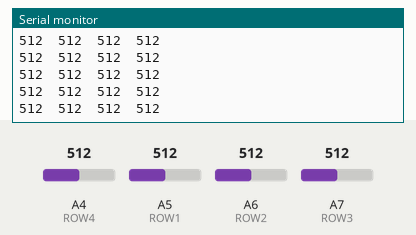
The sketch below on a simulated Arduino Mega 2560, built with avr-gcc and run on an emulated ATmega2560. Shown: the last lines printed to the serial monitor. The inputs (shaded band) are chosen by the test bench; at power-on: A4 (ROW4) = 512, A5 (ROW1) = 512, A6 (ROW2) = 512, A7 (ROW3) = 512.

Above: at 1.2 s.
1.3 s: A4 (ROW4) set to 105
At 1.49 s:
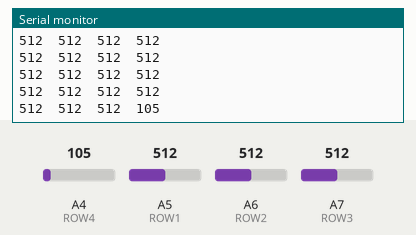
2.8 s: A4 (ROW4) set to 92
At 2.99 s:
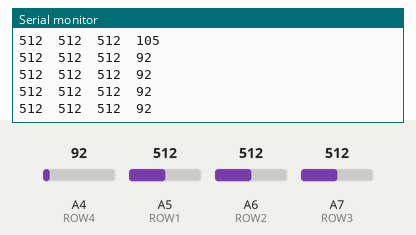
Timing chart, 0 to 5.8 s (numbered marks = the images above; inputs shaded):
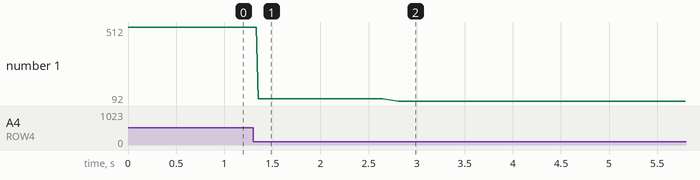

Measured:
- after the input at 1.3 s, the serial monitor: prints a new line after 0.05 s (image 1)
- after the input at 2.8 s, the serial monitor: prints a new line at once (image 2)
- plotted number 1: 512 → 105 after the input at 1.3 s, 105 → 92 after the input at 2.8 s

The sketch:

main.ino
```cpp
/* Scan pressed key, store in char c, and print to Serial Monitor */

#include "keypad.h"

void setup() {
  keypad_init(100); // 0 ~ 350
  Serial.begin(9600);
}

void loop() {

  //char c = scan_input();
  //if (c != '\0')
     //Serial.print(c);
  scan_input_debug();
  Serial.println();Serial.println();Serial.println();Serial.println();
  delay(200);
}
```

keypad.cpp
```cpp
/*
 * Author: Son La
 * Contact: e1300509@edu.vamk.fi
 * Comments:
 *  Devices: ARDUINO Mega2560 and Näppäimistölevy
 */

#include "keypad.h"

char col_letter[4][4] = {
  {'1', '2', '3', 'A'},
  {'4', '5', '6', 'B'},
  {'7', '8', '9', 'C'},
  {'*', '0', '#', 'D'}
};

int sensitivity = 100;


/*
  keypad_init() initilize pin mode and pin mapping, set sensitivity
  arguments:
   sensitivity: sensitivity threshold (0 ~ 350)

 */
void keypad_init(int sensitivity)
{
  pinMode(COL1, OUTPUT); // Col 1 : 1 2 3 A
  pinMode(COL2, OUTPUT); // Col 2 : 4 5 6 B
  pinMode(COL3, OUTPUT); // Col 3 : 7 8 9 C
  pinMode(COL4, OUTPUT); // Col 4 : * 0 # D

  pinMode(ROW1, INPUT); // Row 1 : 1 4 7 *
  pinMode(ROW2, INPUT); // Row 2 : 2 5 8 0
  pinMode(ROW3, INPUT); // Row 3 : 3 6 9 #
  pinMode(ROW4, INPUT); // Row 4 : A B C D

  analogWrite(ROW1, 0);
  analogWrite(ROW2, 0);
  analogWrite(ROW3, 0);
  analogWrite(ROW4, 0);

  sensitivity = sensitivity;
}


/*
  scan_input() scan all rows and columns and return pressed character or '\0'
  arguments:
  returns:
   char: pressed character: '1', '2', '3', 'A', ... or '\0' if no key is pressed
 */
char scan_input(void)
{
  int col[4] = {COL1, COL2, COL3, COL4};
  int row[4] = {ROW1, ROW2, ROW3, ROW4};

  int cnt1, cnt2;
  for (cnt1 = 0; cnt1 < 4; cnt1++)
  {
    /*
        Select column to scan
        col 1: 1 0 0 0
        col 2: 0 1 0 0
        col 3: 0 0 1 0
        col 4: 0 0 0 1
    */
    digitalWrite(col[cnt1 % 4], HIGH);
    digitalWrite(col[(cnt1 + 1) % 4], LOW);
    digitalWrite(col[(cnt1 + 2) % 4], LOW);
    digitalWrite(col[(cnt1 + 3) % 4], LOW);

    /* Select row to scan*/
    for (cnt2 = 0; cnt2 < 4; cnt2++)
    {
      /*
         Turn
         E.g.: Scan row 1 -> cnt2 = 0 -> SET 1%4=1=Row2; 2%4=2=Row3; 3%4=3=Row4 equal '0'
      */
      analogWrite(row[(cnt2 + 1) % 4], 0);
      analogWrite(row[(cnt2 + 2) % 4], 0);
      analogWrite(row[(cnt2 + 3) % 4], 0);

      if (analogRead(row[cnt2]) > sensitivity)
      {
        return col_letter[cnt1][cnt2];
      }
    }
  }
  return '\0';
}


/*
  scan_input_debug() scan all rows and columns and print keypad layout of the device with raw pressing value to Serial monitor of ARDUINO IDE
  arguments:
  returns:
 */
void scan_input_debug(void)
{
  int col[4] = {COL1, COL2, COL3, COL4};
  int row[4] = {ROW1, ROW2, ROW3, ROW4};

  for (int cnt1 = 0; cnt1 < 4; cnt1++)
  {
    /*
        Select column to scan
        col 1: 1 0 0 0
        col 2: 0 1 0 0
        col 3: 0 0 1 0
        col 4: 0 0 0 1
    */
    digitalWrite(col[cnt1 % 4], HIGH);
    digitalWrite(col[(cnt1 + 1) % 4], LOW);
    digitalWrite(col[(cnt1 + 2) % 4], LOW);
    digitalWrite(col[(cnt1 + 3) % 4], LOW);


    /* Select row to scan*/
    /* Select row to scan*/
    for (int cnt2 = 0; cnt2 < 4; cnt2++)
    {
      /*
         Turn
         E.g.: Scan row 1 -> cnt2 = 0 -> SET 1%4=1=Row2; 2%4=2=Row3; 3%4=3=Row4 equal '0'
      */
      analogWrite(row[(cnt2 + 1) % 4], 0);
      analogWrite(row[(cnt2 + 2) % 4], 0);
      analogWrite(row[(cnt2 + 3) % 4], 0);

      Serial.print(analogRead(row[cnt2]));
      Serial.print('\t');
    }

    Serial.println();

  }
}
```

keypad.h
```cpp
/*
 * Author: Son La
 * Contact: e1300509@edu.vamk.fi
 * Comments:
 *  Devices: ARDUINO Mega2560 and Näppäimistölevy
 *  Contains pin mapping and function prototypes
 */


#ifndef KEYPAD_H
#define KEYPAD_H

#include <Arduino.h>
#include <HardwareSerial.h>

// Col 1 : 1 2 3 A
// Col 2 : 4 5 6 B
// Col 3 : 7 8 9 C
// Col 4 : * 0 # D

// Row 1 : 1 4 7 *
// Row 2 : 2 5 8 0
// Row 3 : 3 6 9 #
// Row 4 : A B C D

/* Pin mapping */
#define COL1 A0
#define COL2 A1
#define COL3 A2
#define COL4 A3

#define ROW1 A5
#define ROW2 A6
#define ROW3 A7
#define ROW4 A4


/* Functions prototype*/
/* Wrapper for .c files, work around for ARDUINO IDE */
#ifdef __cfiles
extern "C" {
#endif

void keypad_init(int sensitivity);
char scan_input(void);
void scan_input_debug(void);

#ifdef __cfiles
}
#endif

#endif
```
